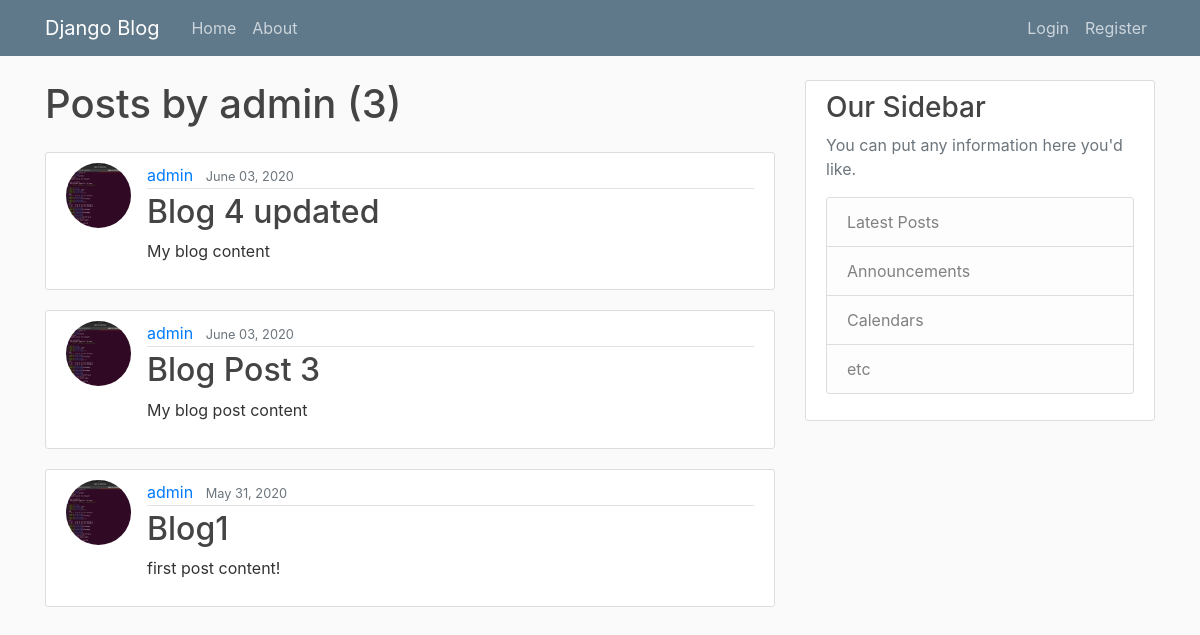
/user/admin, run on an earlier commit of the app's database.
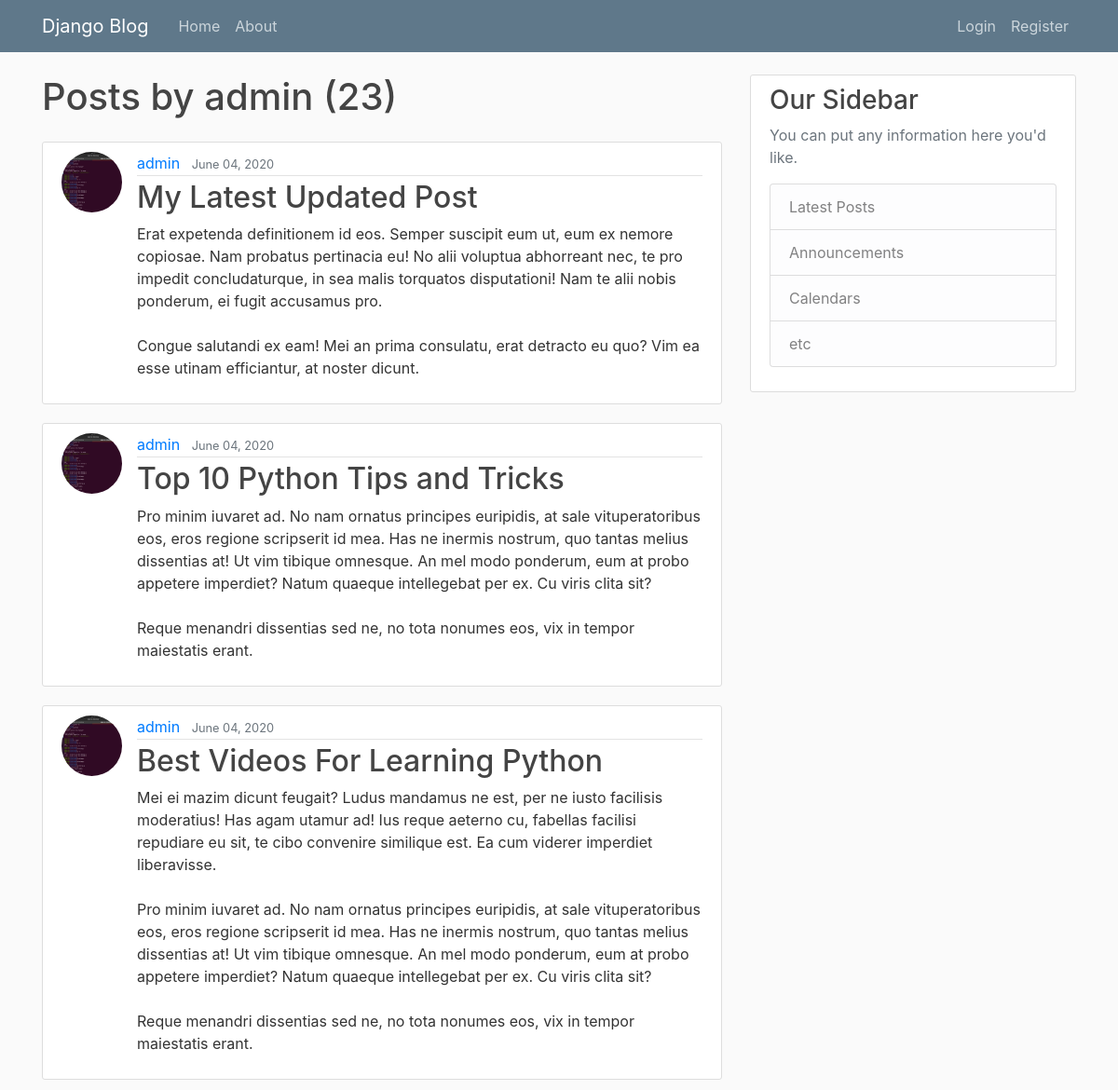
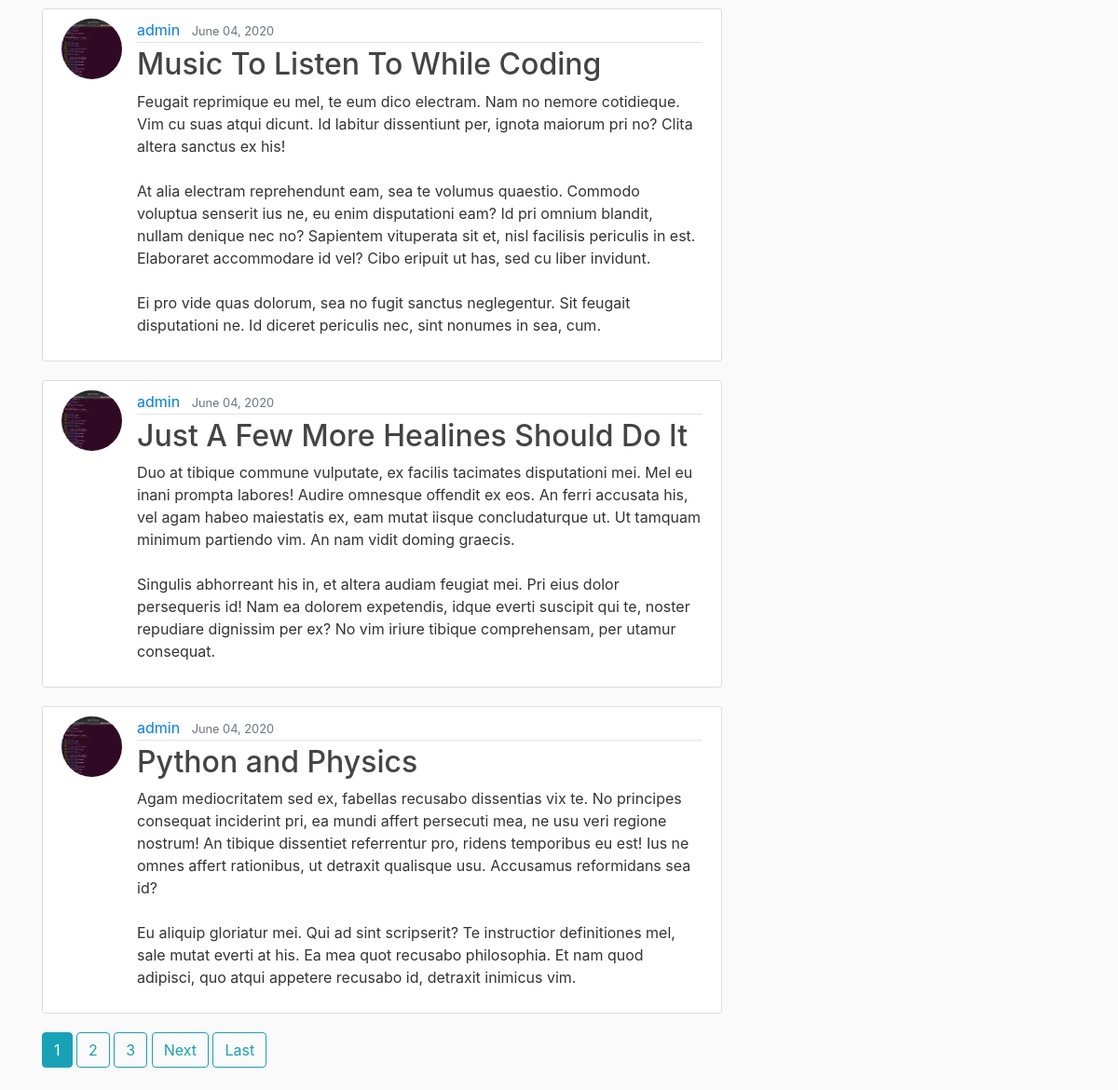
And on a later commit of the database (2 pictures, top to bottom).
### blog/models.py (models this page shows, shortened)
class Post(models.Model):
    title = models.CharField(max_length=100)
    content = models.TextField()
    date_posted = models.DateTimeField(default=timezone.now)
    author = models.ForeignKey(User, on_delete=models.CASCADE)

### users/models.py (models this page shows, shortened)
class Profile(models.Model):
    user = models.OneToOneField(User, on_delete=models.CASCADE)
    image = models.ImageField(default='default.jpg', upload_to='profile_pics')

### blog/views.py (the view)
# urls.py: path('user/<str:username>', UserPostListView.as_view(), name='user-posts'),
class UserPostListView(ListView):
    model = Post
    template_name = 'blog/user_posts.html'  # <app>/<model>_<view_type>.html
    context_object_name = 'posts'
    paginate_by = 6
    def get_queryset(self):
        user = get_object_or_404(User, username=self.kwargs.get('username'))
        return Post.objects.filter(author=user).order_by('-date_posted')

### blog/templates/blog/user_posts.html (shortened to what this page needs)
{% extends "blog/base.html" %}
{% block content %}
  <h1 class="mb-4">Posts by {{ view.kwargs.username }} ({{ page_obj.paginator.count }})</h1>
{% for post in posts %}
  <article class="media content-section">
    <img class="rounded-circle article-img" src="{{ post.author.profile.image.url }}">
    <div class="media-body">
      <div class="article-metadata">
        <a class="mr-2" href="{% url 'user-posts' post.author.username %}">{{ post.author }}</a>
        <small class="text-muted">{{ post.date_posted|date:"F d, Y" }}</small>
      </div>
      <h2><a class="article-title" href="{% url 'post-detail' post.id %}">{{ post.title }}</a></h2>
      <p class="article-content">{{ post.content }}</p>
    </div>
  </article>
{% endfor %}
  {% if is_paginated %}
    {% for num in page_obj.paginator.page_range %}
      {% if page_obj.number == num %}
        <a class="btn btn-info mb-4" href="?page={{ num }}">{{ num }}</a>
      {% elif num > page_obj.number|add:'-3' and num < page_obj.number|add:'3'  %}
        <a class="btn btn-outline-info mb-4" href="?page={{ num }}">{{ num }}</a>
      {% endif %}
    {% endfor %}
    {% if page_obj.has_next %}
      <a class="btn btn-outline-info mb-4" href="?page={{ page_obj.next_page_number }}">Next</a>
      <a class="btn btn-outline-info mb-4" href="?page={{ page_obj.paginator.num_pages }}">Last</a>
    {% endif %}
  {% endif %}
{% endblock content %}

What changed in the data, as far as the page shows it:
no longer on this page (row unchanged): Post: author.profile.image (picture), author "admin", date_posted "June 03, 2020", title "Blog 4 updated", content "My blog content"
no longer on this page (row unchanged): Post: author.profile.image (picture), author "admin", date_posted "June 03, 2020", title "Blog Post 3", content "My blog post content"
no longer on this page (row unchanged): Post: author.profile.image (picture), author "admin", date_posted "May 31, 2020", title "Blog1", content "first post content!"
added Post: author.profile.image (picture), author "admin", date_posted "June 04, 2020", title "My Latest Updated Post", content "Erat expetenda definitionem id eos. Semper suscipit eum ut, eum ex nemore copiosae. Nam probatus pertinacia eu! No alii voluptua abhorreant nec, te pro impedit concludaturque, in sea malis torquatos disputationi! Nam te alii nobis ponderum, ei fugit accusamus pro. Congue salutandi ex eam! Mei an prima consulatu, erat detracto eu quo? Vim ea esse utinam efficiantur, at noster dicunt."
added Post: author.profile.image (picture), author "admin", date_posted "June 04, 2020", title "Top 10 Python Tips and Tricks", content "Pro minim iuvaret ad. No nam ornatus principes euripidis, at sale vituperatoribus eos, eros regione scripserit id mea. Has ne inermis nostrum, quo tantas melius dissentias at! Ut vim tibique omnesque. An mel modo ponderum, eum at probo appetere imperdiet? Natum quaeque intellegebat per ex. Cu viris clita sit? Reque menandri dissentias sed ne, no tota nonumes eos, vix in tempor maiestatis erant."
added Post: author.profile.image (picture), author "admin", date_posted "June 04, 2020", title "Best Videos For Learning Python", content "Mei ei mazim dicunt feugait? Ludus mandamus ne est, per ne iusto facilisis moderatius! Has agam utamur ad! Ius reque aeterno cu, fabellas facilisi repudiare eu sit, te cibo convenire similique est. Ea cum viderer imperdiet liberavisse. Pro minim iuvaret ad. No nam ornatus principes euripidis, at sale vituperatoribus eos, eros regione scripserit id mea. Has ne inermis nostrum, quo tantas melius dissentias at! Ut vim tibique omnesque. An mel modo ponderum, eum at probo appetere imperdiet? Natum quaeque intellegebat per ex. Cu viris clita sit? Reque menandri dissentias sed ne, no tota nonumes eos, vix in tempor maiestatis erant."
added Post: author.profile.image (picture), author "admin", date_posted "June 04, 2020", title "Music To Listen To While Coding", content "Feugait reprimique eu mel, te eum dico electram. Nam no nemore cotidieque. Vim cu suas atqui dicunt. Id labitur dissentiunt per, ignota maiorum pri no? Clita altera sanctus ex his! At alia electram reprehendunt eam, sea te volumus quaestio. Commodo voluptua senserit ius ne, eu enim disputationi eam? Id pri omnium blandit, nullam denique nec no? Sapientem vituperata sit et, nisl facilisis periculis in est. Elaboraret accommodare id vel? Cibo eripuit ut has, sed cu liber invidunt. Ei pro vide quas dolorum, sea no fugit sanctus neglegentur. Sit feugait disputationi ne. Id diceret periculis nec, sint nonumes in sea, cum."
added Post: author.profile.image (picture), author "admin", date_posted "June 04, 2020", title "Just A Few More Healines Should Do It", content "Duo at tibique commune vulputate, ex facilis tacimates disputationi mei. Mel eu inani prompta labores! Audire omnesque offendit ex eos. An ferri accusata his, vel agam habeo maiestatis ex, eam mutat iisque concludaturque ut. Ut tamquam minimum partiendo vim. An nam vidit doming graecis. Singulis abhorreant his in, et altera audiam feugiat mei. Pri eius dolor persequeris id! Nam ea dolorem expetendis, idque everti suscipit qui te, noster repudiare dignissim per ex? No vim iriure tibique comprehensam, per utamur consequat."
added Post: author.profile.image (picture), author "admin", date_posted "June 04, 2020", title "Python and Physics", content "Agam mediocritatem sed ex, fabellas recusabo dissentias vix te. No principes consequat inciderint pri, ea mundi affert persecuti mea, ne usu veri regione nostrum! An tibique dissentiet referrentur pro, ridens temporibus eu est! Ius ne omnes affert rationibus, ut detraxit qualisque usu. Accusamus reformidans sea id? Eu aliquip gloriatur mei. Qui ad sint scripserit? Te instructior definitiones mel, sale mutat everti at his. Ea mea quot recusabo philosophia. Et nam quod adipisci, quo atqui appetere recusabo id, detraxit inimicus vim."
Also different on the page:
{{ page_obj.paginator.count }}: "3" → "23"
new list line: "1"
new list line: "2"
new list line: "3"
text now shown: "Next Last"
